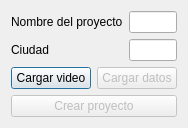
<?xml version="1.0" encoding="UTF-8"?>
<ui version="4.0">
 <class>projectWindow</class>
 <widget class="QDialog" name="projectWindow">
  <property name="geometry">
   <rect>
    <x>0</x>
    <y>0</y>
    <width>178</width>
    <height>108</height>
   </rect>
  </property>
  <property name="windowTitle">
   <string>Información del proyecto</string>
  </property>
  <property name="locale">
   <locale language="Spanish" country="Peru"/>
  </property>
  <layout class="QVBoxLayout" name="verticalLayout">
   <item>
    <layout class="QFormLayout" name="projectFormLayout">
     <item row="0" column="0">
      <widget class="QLabel" name="projectNameLabel">
       <property name="text">
        <string>Nombre del proyecto</string>
       </property>
      </widget>
     </item>
     <item row="0" column="1">
      <widget class="QLineEdit" name="projectNameLineEdit"/>
     </item>
     <item row="1" column="0">
      <widget class="QLabel" name="cityLabel">
       <property name="text">
        <string>Ciudad</string>
       </property>
      </widget>
     </item>
     <item row="1" column="1">
      <widget class="QLineEdit" name="cityLineEdit"/>
     </item>
    </layout>
   </item>
   <item>
    <layout class="QHBoxLayout" name="buttonsHorizontalLayout">
     <item>
      <widget class="QPushButton" name="loadVideoButton">
       <property name="text">
        <string>Cargar video</string>
       </property>
      </widget>
     </item>
     <item>
      <widget class="QPushButton" name="loadDataButton">
       <property name="enabled">
        <bool>false</bool>
       </property>
       <property name="text">
        <string>Cargar datos</string>
       </property>
      </widget>
     </item>
    </layout>
   </item>
   <item>
    <widget class="QPushButton" name="createProjectButton">
     <property name="enabled">
      <bool>false</bool>
     </property>
     <property name="text">
      <string>Crear proyecto</string>
     </property>
    </widget>
   </item>
  </layout>
 </widget>
 <resources/>
 <connections/>
</ui>
